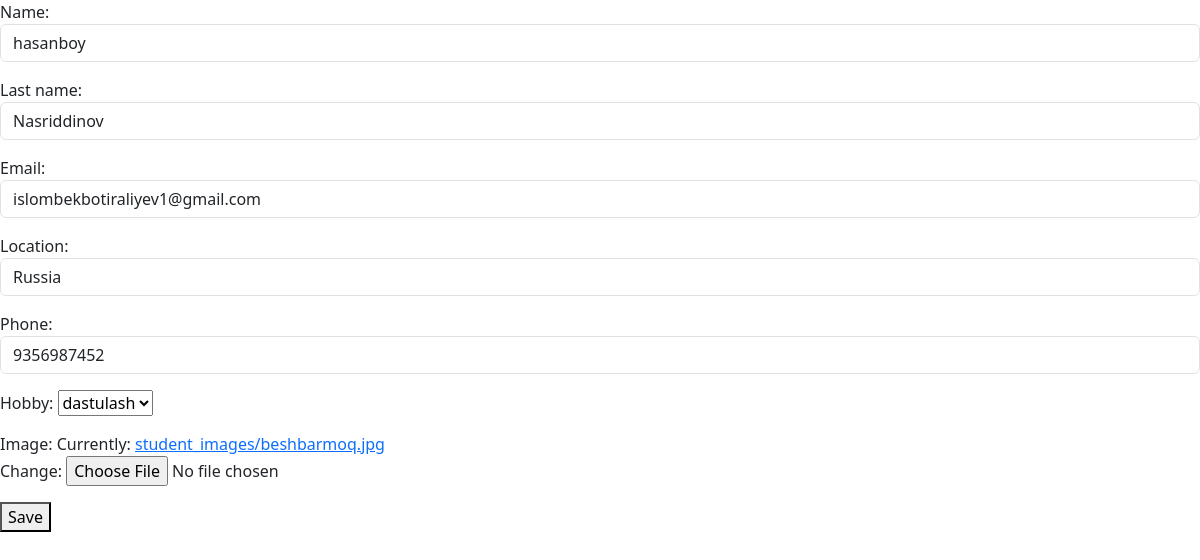
The page /students/3/edit/ on the database its author committed.
### users/models.py (models this page shows, shortened)
class Student(models.Model):
    name = models.CharField(max_length=100)
    last_name = models.CharField(max_length=100)
    email = models.CharField(max_length=100)
    location = models.CharField(max_length=100)
    hobby = models.ForeignKey(Hobby,on_delete=models.CASCADE,related_name='hoby')
    phone = models.IntegerField()
    image = models.ImageField(upload_to='student_images')

class Hobby(models.Model):
    name = models.CharField(max_length=100)
    def __str__(self):
        return f"{self.name}"

### users/views.py (the view)
# urls.py: path('students/<int:id>/edit/', student_update, name='student_update'),
def student_update(request, id):
    student = get_object_or_404(Student, id=id)
    if request.method == 'POST':
        form = StudentForm(request.POST, request.FILES, instance=student)
        if form.is_valid():
            form.save()
            return redirect('/profil')
    else:
        form = StudentForm(instance=student)
    return render(request, 'users/form.html', context={'form': form})

### users/forms.py
class StudentForm(forms.ModelForm):
    name = forms.CharField(widget=forms.TextInput({"class": "form-control"}))
    last_name = forms.CharField(widget=forms.TextInput({"class": "form-control"}))
    email = forms.CharField(widget=forms.EmailInput({"class": "form-control"}))
    location = forms.CharField(widget=forms.TextInput({"class": "form-control"}))
    phone = forms.CharField(widget=forms.NumberInput({"class": "form-control"}))
    class Meta:
        model = Student
        fields = ['name', 'last_name', 'email', 'location', 'phone', 'hobby', 'image']

### users/templates/users/form.html (shortened to what this page needs)
{% extends 'base.html' %}
{% block content %}
<form method="post" enctype="multipart/form-data">
    {{ form.as_p }}
    <button type="submit">Save</button>
</form>
{% endblock %}

### rows shown on the page
Student: name "hasanboy", last_name "Nasriddinov", email "islombekbotiraliyev1@gmail.com", location "Russia", phone "9356987452", hobby "dastulash"
